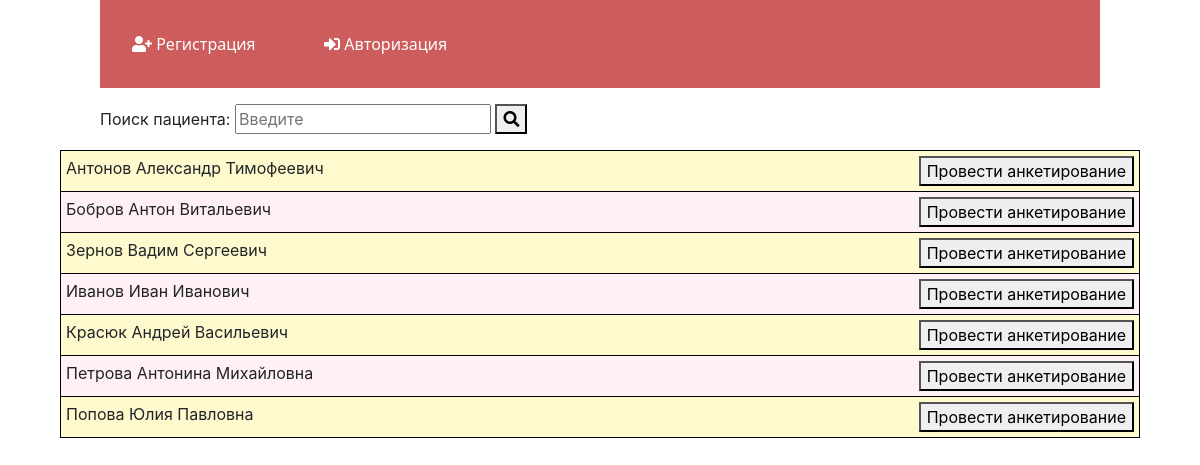
The app's page /api/v1/amscapp/ with its own data.
### amscapp/models.py (models this page shows, shortened)
class Patient(models.Model):
    class ChoiceSEX(models.TextChoices):
        MAN = 'Мужской', 'Мужской'
        WOMAN = 'Женский', 'Женский'
    class ChoiceNation(models.TextChoices):
        RU = 'Русские', 'Русские'
        UA = 'Украинцы', 'Украинцы'
        GE = 'Немцы', 'Немцы'
        KZ = 'Казахи', 'Казахи'
        BL = 'Белорусы', 'Белорусы'
        ALT = 'Алтайцы', 'Алтайцы'
        KU = 'Кумандинцы', 'Кумандинцы'
        TA = 'Татары', 'Татары'
        OT = 'Другая', 'Другая'
    name = models.CharField('ФИО', max_length=100)
    date_of_birth = models.DateField('Дата рождения')
    sex = models.CharField('Пол пациента', max_length=7, choices=ChoiceSEX.choices, default=1)
    insurance = models.CharField('Страховая организация', max_length=100, blank=True)
    policy = models.CharField('Страховое свидетельство', max_length=100, blank=True)
    address = models.CharField('Домашний адрес', max_length=100, blank=True)
    number_phone = models.CharField('Номер телефона', max_length=100, blank=True)
    email = models.EmailField('Электронная почта', max_length=100, blank=True)
    parent_name = models.CharField('ФИО родителя', max_length=100, blank=True)
    parent_number_phone = models.CharField('Номер телефона родителя', max_length=100, blank=True)
    parent_email = models.EmailField('Электронная почта родителя', max_length=100, blank=True)
    nation = models.CharField('Нация пациента', max_length=10, choices=ChoiceNation.choices, default=1)
    mother_nation = models.CharField('Нация матери пациента', max_length=10, choices=ChoiceNation.choices, default=1)
    father_nation = models.CharField('Нация отца пациента', max_length=10, choices=ChoiceNation.choices, default=1)
    registration_date = models.DateField('Дата регистрации пациента', auto_now_add=True)
    class Meta:
        verbose_name = 'Пациент'
        verbose_name_plural = 'Пациенты'

### amscapp/views.py (the view)
# urls.py: path('', views.database_home, name='database_home'),
def database_home(request):
    database = Patient.objects.order_by('name')
    return render(request, 'database/database_home.html', {'database': database})

### amscapp/templates/database/database_home.html (shortened to what this page needs)
{% extends 'database/layout.html' %}
{% block body %}
<div class="search-bar">
    <search>
        <form action="{% url 'search' %}" method="get">
            <p>Поиск пациента:
                <input type="text" name="q" placeholder="Введите">
            <button type="submit">
                <span class="fa fa-search" aria-hidden="true"></span>
            </button></p>
        </form>
    </search>
</div>
<table>
    {% for el in database %}
        <tr>
            <td>
                {{ el.name }}
                <button class="buttonel">Провести анкетирование</button>
            </td>
        </tr>
    {% endfor %}
</table>
{% endblock %}

### amscapp/templates/database/layout.html (shortened to what this page needs)
<!doctype html>
{% load static %}
<html lang="ru">
<head>
    <link rel="stylesheet" href="https://cdn.jsdelivr.net/npm/bootstrap@4.6.0/dist/css/bootstrap.min.css">
    <link rel="stylesheet" href="https://use.fontawesome.com/releases/v5.8.2/css/all.css">
    <link rel="stylesheet" href="{% static 'database/css/styleamsc.css' %}">
</head>
<body>
    <aside>
            <ul>
                {% if request.user.is_authenticated %}
                <inp>
                    <a href="{% url 'database_home' %}"><li><i class="fas fa-search"></i> Поиск пациентов</li></a>
                    <a href="{% url 'add_patient' %}"><li><i class="fas fa-address-card"></i> Добавить пациента</li></a>
                    <a href="{% url 'add_complaint' %}"><li><i class="fas fa-address-book"></i> Анкетирование пациента</li></a>
                    <a><li><i class="fas fa-file-import"></i> Импорт данных</li></a>
                    <a><li><i class="fas fa-file-export"></i> Экспорт данных</li></a>
                </inp>
                <exit>
                    <a><li>{{ user.username }}</li></a>
                    <a href="{% url 'exit' %}"><li><i class="fas fa-sign-out-alt"></i> Выход</li></a>
                </exit>
                {% else %}
                <a href="{% url 'register' %}"><li><i class="fas fa-user-plus"></i> Регистрация</li></a>
                <a href="{% url 'login' %}"><li><i class="fas fa-sign-in-alt"></i> Авторизация</li></a>
                {% endif %}
            </ul>
    </aside>
<main>
    {% block body %}
    {% endblock %}
</main>
</body>
</html>

### amscapp/static/database/css/styleamsc.css (style rules this page uses)
body { background: white; }
aside { color: #FFFFFF; }
ul { margin-left: 100px; margin-right: 100px; padding: 2em 0; background: #CD5C5C; // Цвет панели }
a { font-family: system-ui; text-decoration: none; padding: 2em; color: #FFFFFF; }
li { display: inline; }
table { border-collapse: collapse; margin: 2px auto; width: 90%; }
th, td { border: solid 1px #000; padding: 5px; }
tr:nth-child(odd) { background-color: #FFFACD; }
tr:nth-child(even) { background-color: #FFF0F5; }
.buttonel { float: right; }
form { margin-left: 100px; margin-right: 100px; }

### records on screen
Patient: name "Антонов Александр Тимофеевич"
Patient: name "Бобров Антон Витальевич"
Patient: name "Зернов Вадим Сергеевич"
Patient: name "Иванов Иван Иванович"
Patient: name "Красюк Андрей Васильевич"
Patient: name "Петрова Антонина Михайловна"
Patient: name "Попова Юлия Павловна"
